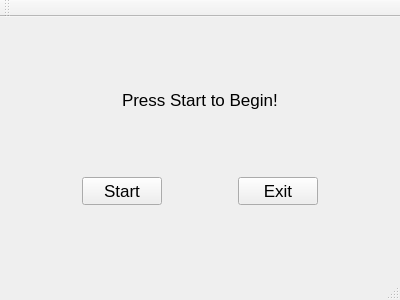
<?xml version="1.0" encoding="UTF-8"?>
<ui version="4.0">
 <class>MainWindow</class>
 <widget class="QMainWindow" name="MainWindow">
  <property name="geometry">
   <rect>
    <x>0</x>
    <y>0</y>
    <width>400</width>
    <height>300</height>
   </rect>
  </property>
  <property name="windowTitle">
   <string>MainWindow</string>
  </property>
  <widget class="QWidget" name="centralWidget">
   <layout class="QVBoxLayout" name="verticalLayout">
    <item>
     <spacer name="verticalSpacer">
      <property name="orientation">
       <enum>Qt::Vertical</enum>
      </property>
      <property name="sizeHint" stdset="0">
       <size>
        <width>20</width>
        <height>57</height>
       </size>
      </property>
     </spacer>
    </item>
    <item>
     <layout class="QHBoxLayout" name="horizontalLayout_2">
      <item>
       <spacer name="horizontalSpacer_4">
        <property name="orientation">
         <enum>Qt::Horizontal</enum>
        </property>
        <property name="sizeHint" stdset="0">
         <size>
          <width>40</width>
          <height>20</height>
         </size>
        </property>
       </spacer>
      </item>
      <item>
       <widget class="QLabel" name="label">
        <property name="font">
         <font>
          <pointsize>13</pointsize>
         </font>
        </property>
        <property name="text">
         <string>Press Start to Begin!</string>
        </property>
       </widget>
      </item>
      <item>
       <spacer name="horizontalSpacer_5">
        <property name="orientation">
         <enum>Qt::Horizontal</enum>
        </property>
        <property name="sizeHint" stdset="0">
         <size>
          <width>40</width>
          <height>20</height>
         </size>
        </property>
       </spacer>
      </item>
     </layout>
    </item>
    <item>
     <spacer name="verticalSpacer_2">
      <property name="orientation">
       <enum>Qt::Vertical</enum>
      </property>
      <property name="sizeHint" stdset="0">
       <size>
        <width>20</width>
        <height>56</height>
       </size>
      </property>
     </spacer>
    </item>
    <item>
     <layout class="QHBoxLayout" name="horizontalLayout">
      <item>
       <spacer name="horizontalSpacer_3">
        <property name="orientation">
         <enum>Qt::Horizontal</enum>
        </property>
        <property name="sizeHint" stdset="0">
         <size>
          <width>40</width>
          <height>20</height>
         </size>
        </property>
       </spacer>
      </item>
      <item>
       <widget class="QPushButton" name="startButton">
        <property name="font">
         <font>
          <pointsize>13</pointsize>
         </font>
        </property>
        <property name="text">
         <string>Start</string>
        </property>
       </widget>
      </item>
      <item>
       <spacer name="horizontalSpacer">
        <property name="orientation">
         <enum>Qt::Horizontal</enum>
        </property>
        <property name="sizeHint" stdset="0">
         <size>
          <width>40</width>
          <height>20</height>
         </size>
        </property>
       </spacer>
      </item>
      <item>
       <widget class="QPushButton" name="exitButton">
        <property name="font">
         <font>
          <pointsize>13</pointsize>
         </font>
        </property>
        <property name="text">
         <string>Exit</string>
        </property>
       </widget>
      </item>
      <item>
       <spacer name="horizontalSpacer_2">
        <property name="orientation">
         <enum>Qt::Horizontal</enum>
        </property>
        <property name="sizeHint" stdset="0">
         <size>
          <width>40</width>
          <height>20</height>
         </size>
        </property>
       </spacer>
      </item>
     </layout>
    </item>
    <item>
     <spacer name="verticalSpacer_3">
      <property name="orientation">
       <enum>Qt::Vertical</enum>
      </property>
      <property name="sizeHint" stdset="0">
       <size>
        <width>20</width>
        <height>57</height>
       </size>
      </property>
     </spacer>
    </item>
   </layout>
  </widget>
  <widget class="QMenuBar" name="menuBar">
   <property name="geometry">
    <rect>
     <x>0</x>
     <y>0</y>
     <width>400</width>
     <height>17</height>
    </rect>
   </property>
  </widget>
  <widget class="QToolBar" name="mainToolBar">
   <attribute name="toolBarArea">
    <enum>TopToolBarArea</enum>
   </attribute>
   <attribute name="toolBarBreak">
    <bool>false</bool>
   </attribute>
  </widget>
  <widget class="QStatusBar" name="statusBar"/>
 </widget>
 <layoutdefault spacing="6" margin="11"/>
 <resources/>
 <connections/>
</ui>
